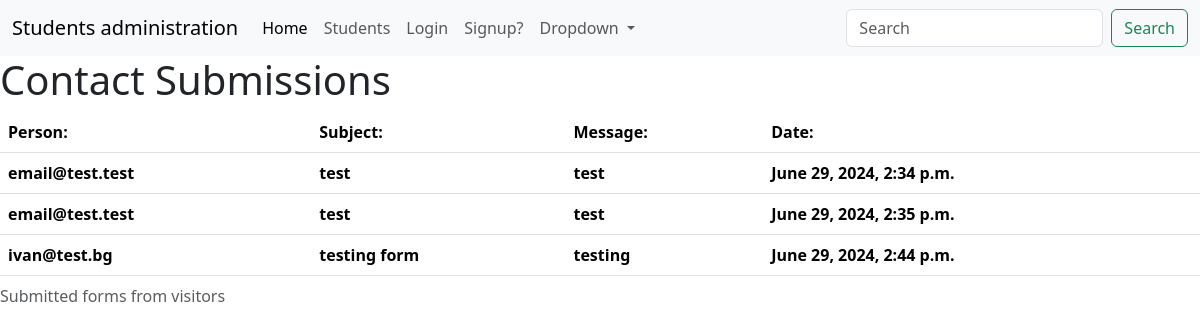
The page /students/contacts/ on the database its author committed.
### students/models.py (models this page shows, shortened)
class Contact(models.Model):
    subject = models.CharField(max_length=100)
    email = models.EmailField()
    msg = models.TextField()
    submitted_at = models.DateTimeField(auto_now_add=True)

### students/views.py (the view)
# urls.py: path('contacts/', views.ContactListView.as_view(), name='contacts_list'),
class ContactListView(ListView):
    model = Contact
    template_name = "students/contacts_list.html"
    context_object_name = "contacts"

### students/templates/students/contacts_list.html
{% extends 'base.html' %}
{% block content %}
    <h1>Contact Submissions</h1>
<table class="table">
  <caption>
    Submitted forms from visitors
  </caption>
  <thead>
    <tr>
      <th scope="col">Person:</th>
        <th scope="col">Subject:</th>
      <th scope="col">Message:</th>
      <th scope="col">Date:</th>
    </tr>
  </thead>
  <tbody>
        {% for contact in contacts %}
    <tr>
      <th scope="row">{{ contact.email }}</th>
        <th scope="row">{{ contact.subject }}</th>
      <th scope="row">{{ contact.msg }}</th>
      <th scope="row">{{ contact.submitted_at }}</th>
    </tr>
        {% endfor %}
                    </tbody>
</table>
{% endblock %}

### rows shown on the page
Contact: email "email@test.test", subject "test", msg "test", submitted_at "June 29, 2024, 2:34 p.m."
Contact: email "email@test.test", subject "test", msg "test", submitted_at "June 29, 2024, 2:35 p.m."
Contact: email "ivan@test.bg", subject "testing form", msg "testing", submitted_at "June 29, 2024, 2:44 p.m."
